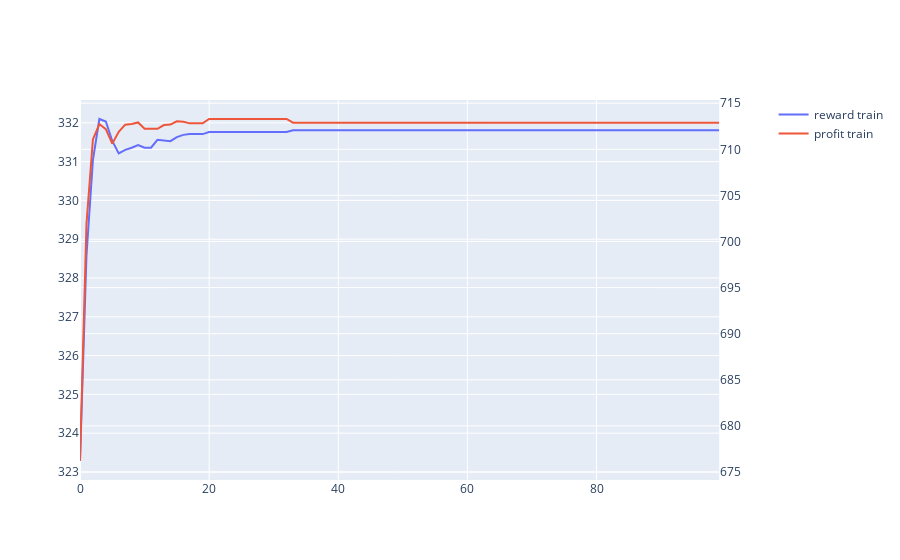
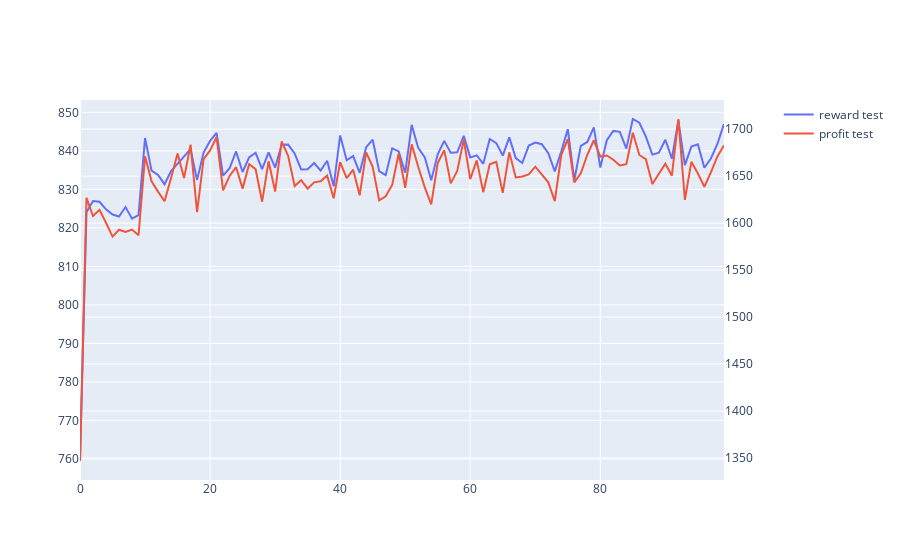

Notebook cell for these charts, in order:
### Markdown cell above
# Q-Learning policy

### Code cell
eps_decay = np.exp(np.log(eps_min/ eps_start)/(1.*n_episodes))
alpha_decay = np.exp(np.log(alpha_min/ alpha_start)/(1.*n_episodes))



model = QLearning(train_env, discrete_cols,price_quantiles, nactions=3,epsilon=eps_start,gamma=gamma,alpha=alpha_start)
train_env.reset()
model.Q[:,:,:,:,1] = initial_q_value_hold

cum_reward_list =  []
profit_list = []
cum_reward_test_list = []
profit_test_list = []

fig = make_subplots(specs=[[{"secondary_y": True}]])
fig2 = make_subplots(specs=[[{"secondary_y": True}]])


eps = eps_start
alpha = alpha_start

for episode in tqdm(range(n_episodes)) :
    
    model.learn()
    
    eps = max(eps_min,eps * eps_decay)
    alpha = max(alpha_min,alpha * alpha_decay)


    model.epsilon = eps
    model.alpha = alpha

    cum_reward, df_optim = train_env.test(model)
    profit = -(df_optim.price*df_optim.schedule).sum()/10**6
    cum_reward_list.append(cum_reward)
    profit_list.append(profit)

    cum_reward_test, df_optim_test = test_env.test(model)
    profit_test = -(df_optim_test.price*df_optim_test.schedule).sum()/10**6
    cum_reward_test_list.append(cum_reward_test)
    profit_test_list.append(profit_test)

    
fig.add_trace(
    go.Scatter(x=list(range(n_episodes)), y =cum_reward_list, name = "reward train")
)
fig.add_trace(
    go.Scatter(x=list(range(n_episodes)), y =profit_list, name = "profit train"), secondary_y=True
)


fig2.add_trace(
    go.Scatter(x=list(range(n_episodes)), y =cum_reward_test_list, name = "reward test")
)
fig2.add_trace(
    go.Scatter(x=list(range(n_episodes)), y =profit_test_list, name = "profit test"), secondary_y=True
)

fig.show()
fig2.show()
